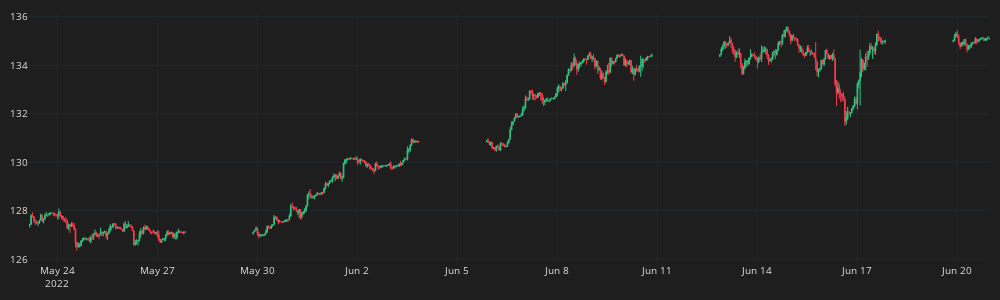

Notebook source saved alongside this figure:
### Code cell
fig = go.Figure()
fig.add_trace(go.Candlestick(
    x=df_plot.time, open=df_plot.mid_o, high=df_plot.mid_h, low=df_plot.mid_l, close=df_plot.mid_c,
    line=dict(width=1), opacity=1,
    increasing_fillcolor="#24A068",
    decreasing_fillcolor="#CC2E3C",
    increasing_line_color="#2EC886",
    decreasing_line_color="#FF3A4C"
))
fig.update_layout(width=1000, height=300,
    margin=dict(l=10, r=10, b=10, t=10),
    font=dict(size=10, color="#e1e1e1"),
    paper_bgcolor="#1e1e1e", plot_bgcolor="#1e1e1e"
)
fig.update_xaxes(
    gridcolor="#1f292f",
    showgrid=True, fixedrange=True, rangeslider=dict(visible=False)
)
fig.update_yaxes(
    gridcolor="#1f292f",
    showgrid=True
)
fig.show()

### Figure 1 — Plotly figure (JSON) as saved in the notebook; plotly's stock layout.template omitted (floating-point values rounded to 4 significant figures; data arrays with more than 128 entries replaced by an {"elided": "..."} marker saying what was removed)
{"data": [{"close": {"elided": "500 float values"}, "decreasing": {"fillcolor": "#CC2E3C", "line": {"color": "#FF3A4C"}}, "high": {"elided": "500 float values"}, "increasing": {"fillcolor": "#24A068", "line": {"color": "#2EC886"}}, "line": {"width": 1}, "low": {"elided": "500 float values"}, "opacity": 1, "open": {"elided": "500 float values"}, "type": "candlestick", "x": {"elided": "500 str values"}}], "layout": {"font": {"color": "#e1e1e1", "size": 10}, "height": 300, "margin": {"b": 10, "l": 10, "r": 10, "t": 10}, "paper_bgcolor": "#1e1e1e", "plot_bgcolor": "#1e1e1e", "width": 1000, "xaxis": {"fixedrange": true, "gridcolor": "#1f292f", "rangeslider": {"visible": false}, "showgrid": true}, "yaxis": {"gridcolor": "#1f292f", "showgrid": true}}}
